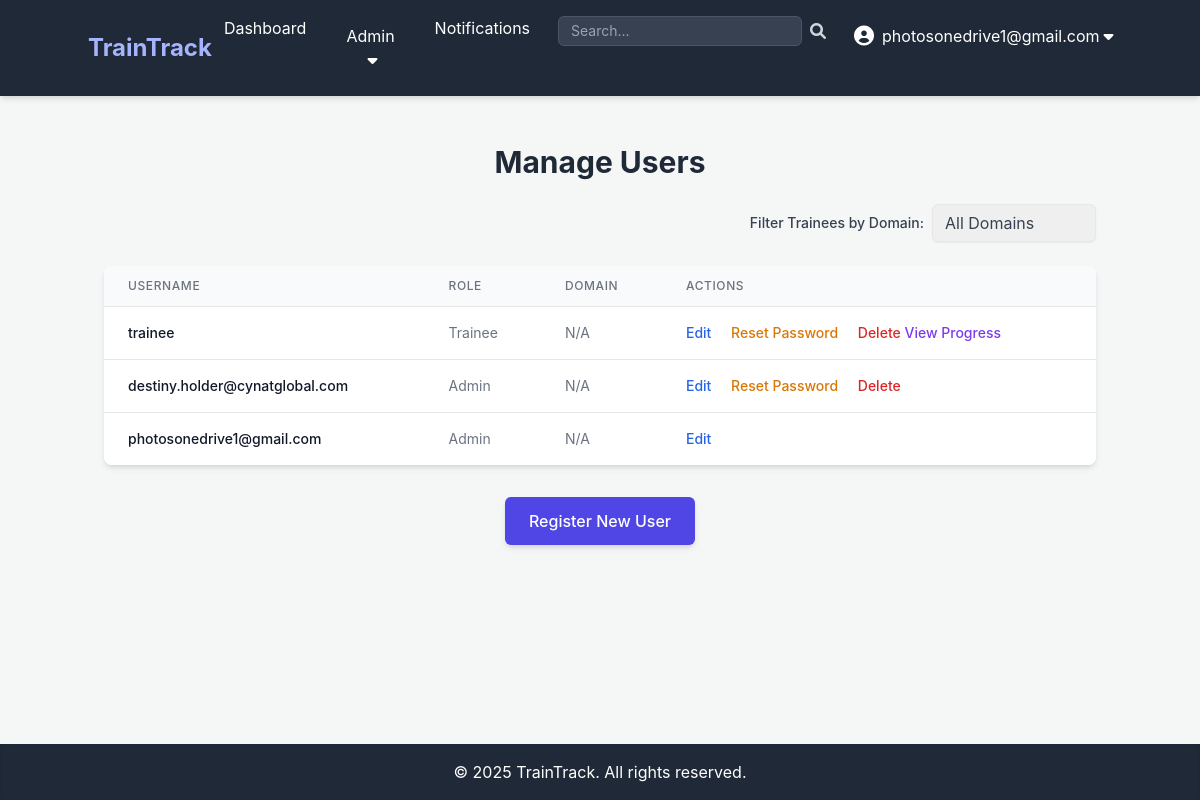
The app's page /admin/users (signed in) with its own data.
### app.py (models this page shows, shortened)
class User(UserMixin, db.Model):
    id = db.Column(db.Integer, primary_key=True)
    username = db.Column(db.String(80), unique=True, nullable=False)
    password_hash = db.Column(db.String(128), nullable=False)
    role = db.Column(db.String(20), nullable=False, default='trainee')
    domain = db.Column(db.String(50), nullable=True) # New field for trainee/admin domain
    assignments_as_trainee = db.relationship('Assignment', foreign_keys='Assignment.trainee_id', backref='trainee', lazy=True)
    created_courses = db.relationship('Course', foreign_keys='Course.created_by_id', backref='creator', lazy=True)
    created_assessments = db.relationship('Assessment', foreign_keys='Assessment.created_by_id', backref='assessor_creator', lazy=True)
    created_learning_paths = db.relationship('LearningPath', foreign_keys='LearningPath.created_by_id', backref='path_creator', lazy=True)
    assigned_assignments = db.relationship('Assignment', foreign_keys='Assignment.assigned_by_id', backref='assigner', lazy=True)
    notifications_received = db.relationship('Notification', foreign_keys='Notification.recipient_id', backref='recipient', lazy=True)
    notifications_sent = db.relationship('Notification', foreign_keys='Notification.sender_id', backref='sender', lazy=True)
    graded_submissions = db.relationship('Submission', foreign_keys='Submission.graded_by_id', backref='grader', lazy=True)

### app.py (the view)
@app.route('/admin/users')
@login_required
@roles_required('admin', 'support') # Allow both admin and support to view all users
def admin_view_users():
    current_year = datetime.now().year
    selected_domain = request.args.get('domain')
    existing_user_domains = db.session.query(User.domain).filter(User.role.in_(['trainee', 'admin'])).distinct().all()
    existing_user_domains = [d[0] for d in existing_user_domains if d[0] is not None]
    all_user_domains = sorted(list(set(PREDEFINED_DOMAINS + existing_user_domains)))
    if selected_domain and selected_domain != 'all':
        users = db.session.query(User).filter_by(domain=selected_domain).all()
    else:
        users = db.session.query(User).all()
    return render_template('admin/manage_users.html',
                           title='Manage Users',
                           users=users,
                           domains=all_user_domains, # Pass all unique user domains
                           selected_domain=selected_domain, # Pass selected domain for dropdown
                           current_year=current_year)

### app.py (called while the page is built)
def roles_required(*roles):
    def decorator(f):
        @wraps(f)
        def decorated_function(*args, **kwargs):
            if not current_user.is_authenticated or current_user.role not in roles:
                flash('You do not have permission to access this page.', 'danger')
                return redirect(url_for('dashboard'))
            return f(*args, **kwargs)
        return decorated_function
    return decorator

@login_manager.user_loader
def load_user(user_id):
    return db.session.get(User, int(user_id))

@app.context_processor
def inject_unread_notifications_count():
    if current_user.is_authenticated:
        unread_count = Notification.query.filter_by(recipient_id=current_user.id, is_read=False).count()
        return dict(unread_notifications_count=unread_count)
    return dict(unread_notifications_count=0)

### templates/admin/manage_users.html (shortened to what this page needs)
{% extends "base.html" %}
{% block content %}
    <h1 class="text-3xl font-bold text-gray-800 mb-6 text-center">Manage Users</h1>
    <div class="mb-6 flex justify-end items-center">
        <label for="domain-filter" class="block text-gray-700 text-sm font-medium mr-2">Filter Trainees by Domain:</label>
        <select id="domain-filter" onchange="filterUsersByDomain(this.value)"
                class="shadow-sm appearance-none border rounded-md py-2 px-3 text-gray-700 leading-tight focus:outline-none focus:ring-2 focus:ring-indigo-500 focus:border-transparent transition duration-200">
            <option value="all" {% if not selected_domain or selected_domain == 'all' %}selected{% endif %}>All Domains</option>
        </select>
    </div>
    {% if users %}
        <div class="overflow-x-auto bg-white rounded-lg shadow-md">
            <table class="min-w-full divide-y divide-gray-200">
                <thead class="bg-gray-50">
                    <tr>
                        <th scope="col" class="px-6 py-3 text-left text-xs font-medium text-gray-500 uppercase tracking-wider">
                            Username
                        </th>
                        <th scope="col" class="px-6 py-3 text-left text-xs font-medium text-gray-500 uppercase tracking-wider">
                            Role
                        </th>
                        <th scope="col" class="px-6 py-3 text-left text-xs font-medium text-gray-500 uppercase tracking-wider">
                            Domain
                        </th>
                        <th scope="col" class="px-6 py-3 text-left text-xs font-medium text-gray-500 uppercase tracking-wider">
                            Actions
                        </th>
                    </tr>
                </thead>
                <tbody class="bg-white divide-y divide-gray-200">
                    {% for user_item in users %}
                    <tr>
                        <td class="px-6 py-4 whitespace-nowrap text-sm font-medium text-gray-900">
                            {{ user_item.username }}
                        </td>
                        <td class="px-6 py-4 whitespace-nowrap text-sm text-gray-500">
                            {{ user_item.role.capitalize() }}
                        </td>
                        <td class="px-6 py-4 whitespace-nowrap text-sm text-gray-500">
                            {% if user_item.role == 'trainee' %}
                                {{ user_item.domain if user_item.domain else 'N/A' }}
                            {% else %}
                                N/A
                            {% endif %}
                        </td>
                        <td class="px-6 py-4 whitespace-nowrap text-sm font-medium">
                            {% if current_user.role == 'admin' %}
                                <a href="{{ url_for('edit_user', user_id=user_item.id) }}" class="text-blue-600 hover:text-blue-900 mr-4">Edit</a>
                                {% if user_item.id != current_user.id %}
                                    <a href="{{ url_for('reset_user_password', user_id=user_item.id) }}" class="text-yellow-600 hover:text-yellow-900 mr-4">Reset Password</a>
                                    <a href="#" class="text-red-600 hover:text-red-900">Delete</a>
                                {% endif %}
                            {% endif %}
                            {% if user_item.role == 'trainee' and (current_user.role == 'admin' or current_user.role == 'support') %}
                                <a href="{{ url_for('admin_view_trainee_progress', trainee_id=user_item.id) }}" class="text-purple-600 hover:text-purple-900">View Progress</a>
                            {% endif %}
                        </td>
                    </tr>
                    {% endfor %}
                </tbody>
            </table>
        </div>
    {% else %}
        <p class="text-center text-gray-600 text-lg">No users found {% if selected_domain and selected_domain != 'all' %}in domain "{{ selected_domain }}"{% endif %}.</p>
    {% endif %}
    <div class="mt-8 text-center">
        <a href="{{ url_for('register') }}" class="inline-block bg-indigo-600 text-white px-6 py-3 rounded-md font-medium hover:bg-indigo-700 transition duration-300 shadow-md">
            Register New User
        </a>
    </div>
{% endblock %}

### templates/base.html (shortened to what this page needs)
<!DOCTYPE html>
<html lang="en">
<head>
    <link href="https://cdn.jsdelivr.net/npm/tailwindcss@2.2.19/dist/tailwind.min.css" rel="stylesheet">
    <link rel="stylesheet" href="https://cdnjs.cloudflare.com/ajax/libs/font-awesome/6.0.0-beta3/css/all.min.css">
</head>
<body class="flex flex-col min-h-screen">
    <header class="bg-gray-800 text-white p-4 shadow-md">
        <div class="container mx-auto flex justify-between items-center">
            <a href="{{ url_for('dashboard') }}" class="text-2xl font-bold text-indigo-300 hover:text-indigo-100 transition duration-300">TrainTrack</a>
            <nav>
                <ul class="flex space-x-4">
                    {% if current_user.is_authenticated %}
                        <li><a href="{{ url_for('dashboard') }}" class="hover:text-gray-300 px-3 py-2 rounded-md transition duration-300">Dashboard</a></li>
                        {% if current_user.role == 'admin' %}
                            <li class="relative group">
                                <button class="hover:text-gray-300 px-3 py-2 rounded-md transition duration-300 focus:outline-none">
                                    Admin <i class="fas fa-caret-down ml-1"></i>
                                </button>
                            </li>
                        {% endif %}
                        <li class="relative">
                            <a href="{{ url_for('view_notifications') }}" class="hover:text-gray-300 px-3 py-2 rounded-md transition duration-300">
                                Notifications
                            </a>
                        </li>
                        <li>
                            <form action="{{ url_for('search') }}" method="GET" class="flex items-center">
                                <input type="search" name="query" placeholder="Search..."
                                       class="px-3 py-1 rounded-md bg-gray-700 text-white border border-gray-600 focus:border-indigo-500 focus:ring-indigo-500 text-sm"
                                       aria-label="Search input">
                                <button type="submit" class="ml-2 text-gray-300 hover:text-white transition duration-300" aria-label="Submit search">
                                    <i class="fas fa-search"></i>
                                </button>
                            </form>
                        </li>
                        <li class="relative group">
                            <button class="flex items-center hover:text-gray-300 px-3 py-2 rounded-md transition duration-300 focus:outline-none">
                                <i class="fas fa-user-circle text-xl mr-2"></i>
                                {{ current_user.username }} <i class="fas fa-caret-down ml-1"></i>
                            </button>
                        </li>
                    {% else %}
                        <li><a href="{{ url_for('login') }}" class="hover:text-gray-300 px-3 py-2 rounded-md transition duration-300">Login</a></li>
                        <li><a href="{{ url_for('register') }}" class="hover:text-gray-300 px-3 py-2 rounded-md transition duration-300">Register</a></li>
                    {% endif %}
                </ul>
            </nav>
        </div>
    </header>
    <main class="container mx-auto mt-8 p-4 flex-grow">
        {% block content %}{% endblock %}
    </main>
    <footer class="bg-gray-800 text-white p-4 text-center shadow-inner mt-8">
        <div class="container mx-auto">
            <p>&copy; {{ current_year }} TrainTrack. All rights reserved.</p>
        </div>
    </footer>
</body>
</html>

### templates/base.html (style rules this page uses)
body { font-family: "Inter", sans-serif; background-color: #f4f7f6; }

### records on screen
User: username "photosonedrive1@gmail.com", role "Admin", shows "N/A"
User: username "trainee", role "Trainee", domain "N/A"
User: username "destiny.holder@cynatglobal.com", role "Admin", shows "N/A"
